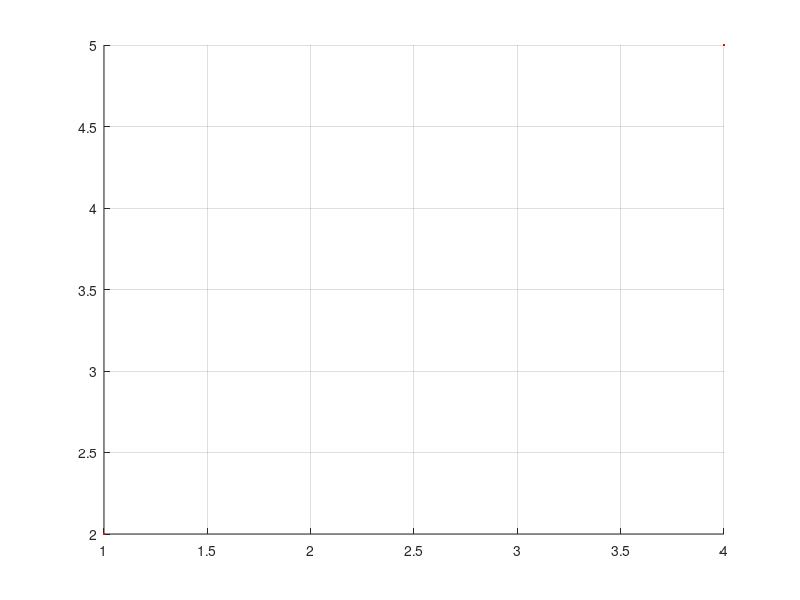

This chart was generated by the following MATLAB code:
clc; clear all; close all;

z = [1, 2, 3];
x = [4, 5, 6];

data = {z, x}

figure(1)
hold
for i = 1:length(data(1:end))
    data{1, i}
    plot3(data{1,i}(1), data{1,i}(2), data{1,i}(3), '.r')
end
grid on